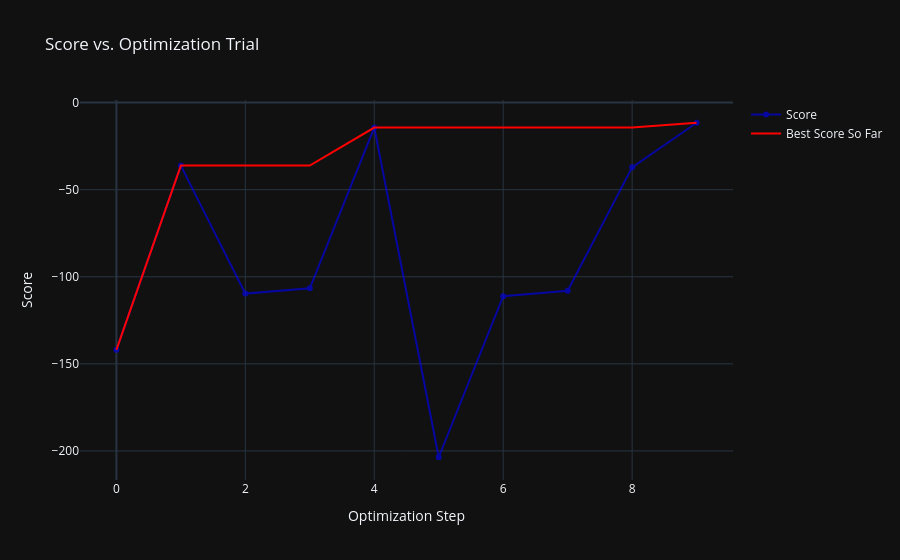

The notebook cell saved with this chart:
### Markdown cell above
## Viewing the Optimization Results

### Code cell
optimizer.plot_score(show=True)

### Figure 1 — Plotly figure (JSON) as saved in the notebook; plotly's stock layout.template omitted (floating-point values rounded to 4 significant figures)
{"data": [{"line": {"color": "blue", "width": 2}, "mode": "markers+lines", "name": "Score", "opacity": 0.6, "type": "scatter", "x": [0, 1, 2, 3, 4, 5, 6, 7, 8, 9], "y": [-142.0, -36.19, -109.7, -106.7, -14.34, -203.6, -111.2, -108.0, -37.18, -11.59]}, {"line": {"color": "red", "width": 2}, "mode": "lines", "name": "Best Score So Far", "type": "scatter", "x": [0, 1, 2, 3, 4, 5, 6, 7, 8, 9], "y": [-142.0, -36.19, -36.19, -36.19, -14.34, -14.34, -14.34, -14.34, -14.34, -11.59]}], "layout": {"showlegend": true, "title": {"text": "Score vs. Optimization Trial"}, "xaxis": {"title": {"text": "Optimization Step"}}, "yaxis": {"title": {"text": "Score"}}}}
